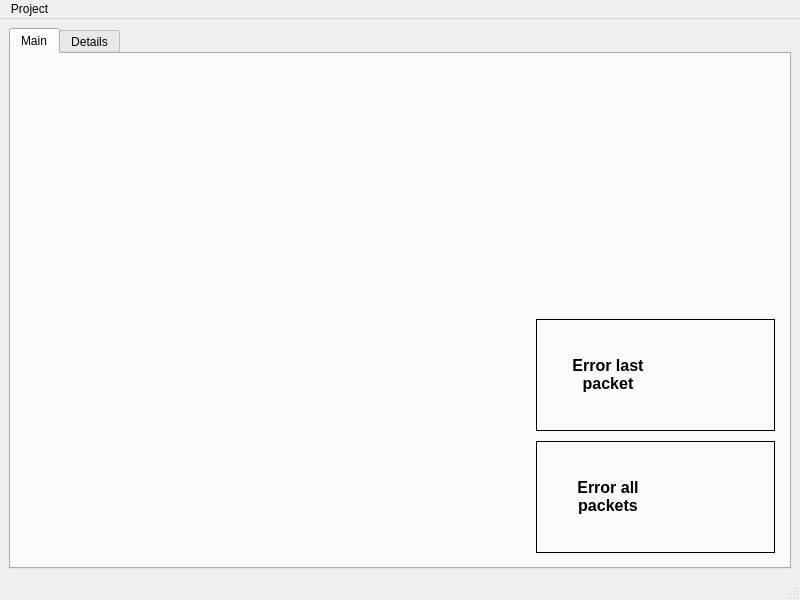
<?xml version="1.0" encoding="UTF-8"?>
<ui version="4.0">
 <class>MainWindow</class>
 <widget class="QMainWindow" name="MainWindow">
  <property name="geometry">
   <rect>
    <x>0</x>
    <y>0</y>
    <width>800</width>
    <height>600</height>
   </rect>
  </property>
  <property name="windowTitle">
   <string>Saino</string>
  </property>
  <widget class="QWidget" name="centralwidget">
   <layout class="QGridLayout" name="gridLayout">
    <item row="0" column="0">
     <widget class="QTabWidget" name="tabWidget">
      <property name="tabShape">
       <enum>QTabWidget::Rounded</enum>
      </property>
      <property name="currentIndex">
       <number>0</number>
      </property>
      <property name="elideMode">
       <enum>Qt::ElideNone</enum>
      </property>
      <widget class="QWidget" name="tabMain">
       <attribute name="title">
        <string>Main</string>
       </attribute>
       <layout class="QHBoxLayout" name="horizontalLayout">
        <item>
         <layout class="QVBoxLayout" name="vrtlay1">
          <item>
           <widget class="CustomGauge" name="gauge1" native="true">
            <property name="sizePolicy">
             <sizepolicy hsizetype="Expanding" vsizetype="Expanding">
              <horstretch>0</horstretch>
              <verstretch>0</verstretch>
             </sizepolicy>
            </property>
           </widget>
          </item>
          <item>
           <widget class="CustomGauge" name="gauge2" native="true">
            <property name="sizePolicy">
             <sizepolicy hsizetype="Expanding" vsizetype="Expanding">
              <horstretch>0</horstretch>
              <verstretch>0</verstretch>
             </sizepolicy>
            </property>
           </widget>
          </item>
         </layout>
        </item>
        <item>
         <layout class="QVBoxLayout" name="vrtlay2">
          <item>
           <widget class="CustomGauge" name="gauge3" native="true">
            <property name="sizePolicy">
             <sizepolicy hsizetype="Expanding" vsizetype="Expanding">
              <horstretch>0</horstretch>
              <verstretch>0</verstretch>
             </sizepolicy>
            </property>
           </widget>
          </item>
          <item>
           <widget class="CustomGauge" name="gauge4" native="true">
            <property name="sizePolicy">
             <sizepolicy hsizetype="Expanding" vsizetype="Expanding">
              <horstretch>0</horstretch>
              <verstretch>0</verstretch>
             </sizepolicy>
            </property>
           </widget>
          </item>
         </layout>
        </item>
        <item>
         <layout class="QVBoxLayout" name="vrtlay3">
          <item>
           <widget class="CustomGauge" name="gauge5" native="true">
            <property name="sizePolicy">
             <sizepolicy hsizetype="Expanding" vsizetype="Expanding">
              <horstretch>0</horstretch>
              <verstretch>0</verstretch>
             </sizepolicy>
            </property>
           </widget>
          </item>
          <item>
           <layout class="QVBoxLayout" name="verticalLayout_4">
            <property name="spacing">
             <number>10</number>
            </property>
            <property name="sizeConstraint">
             <enum>QLayout::SetNoConstraint</enum>
            </property>
            <property name="leftMargin">
             <number>5</number>
            </property>
            <property name="topMargin">
             <number>5</number>
            </property>
            <property name="rightMargin">
             <number>5</number>
            </property>
            <property name="bottomMargin">
             <number>5</number>
            </property>
            <item>
             <widget class="QFrame" name="frame_2">
              <property name="sizePolicy">
               <sizepolicy hsizetype="Expanding" vsizetype="Expanding">
                <horstretch>0</horstretch>
                <verstretch>0</verstretch>
               </sizepolicy>
              </property>
              <property name="frameShape">
               <enum>QFrame::Panel</enum>
              </property>
              <property name="frameShadow">
               <enum>QFrame::Plain</enum>
              </property>
              <layout class="QGridLayout" name="gridLayout_3">
               <item row="0" column="0">
                <layout class="QHBoxLayout" name="horizontalLayout_3" stretch="5,1,2">
                 <property name="spacing">
                  <number>0</number>
                 </property>
                 <property name="sizeConstraint">
                  <enum>QLayout::SetNoConstraint</enum>
                 </property>
                 <property name="leftMargin">
                  <number>0</number>
                 </property>
                 <property name="topMargin">
                  <number>0</number>
                 </property>
                 <property name="rightMargin">
                  <number>20</number>
                 </property>
                 <property name="bottomMargin">
                  <number>0</number>
                 </property>
                 <item>
                  <widget class="QLabel" name="lblErrorLast">
                   <property name="sizePolicy">
                    <sizepolicy hsizetype="Expanding" vsizetype="Expanding">
                     <horstretch>0</horstretch>
                     <verstretch>0</verstretch>
                    </sizepolicy>
                   </property>
                   <property name="font">
                    <font>
                     <pointsize>12</pointsize>
                     <bold>true</bold>
                     <stylestrategy>PreferAntialias</stylestrategy>
                    </font>
                   </property>
                   <property name="styleSheet">
                    <string notr="true">background-color: rgba(0, 0, 0, 0);</string>
                   </property>
                   <property name="frameShape">
                    <enum>QFrame::NoFrame</enum>
                   </property>
                   <property name="frameShadow">
                    <enum>QFrame::Plain</enum>
                   </property>
                   <property name="lineWidth">
                    <number>0</number>
                   </property>
                   <property name="text">
                    <string>&lt;html&gt;&lt;head/&gt;&lt;body&gt;&lt;p align=&quot;center&quot;&gt;Error last packet&lt;/p&gt;&lt;/body&gt;&lt;/html&gt;</string>
                   </property>
                   <property name="alignment">
                    <set>Qt::AlignRight|Qt::AlignTrailing|Qt::AlignVCenter</set>
                   </property>
                   <property name="wordWrap">
                    <bool>true</bool>
                   </property>
                  </widget>
                 </item>
                 <item>
                  <spacer name="horizontalSpacer">
                   <property name="orientation">
                    <enum>Qt::Horizontal</enum>
                   </property>
                   <property name="sizeHint" stdset="0">
                    <size>
                     <width>20</width>
                     <height>20</height>
                    </size>
                   </property>
                  </spacer>
                 </item>
                 <item>
                  <layout class="QVBoxLayout" name="verticalLayout" stretch="1,2,1">
                   <item>
                    <spacer name="verticalSpacer_2">
                     <property name="orientation">
                      <enum>Qt::Vertical</enum>
                     </property>
                     <property name="sizeHint" stdset="0">
                      <size>
                       <width>20</width>
                       <height>40</height>
                      </size>
                     </property>
                    </spacer>
                   </item>
                   <item>
                    <widget class="LED" name="ledLast" native="true">
                     <property name="sizePolicy">
                      <sizepolicy hsizetype="Expanding" vsizetype="Expanding">
                       <horstretch>0</horstretch>
                       <verstretch>0</verstretch>
                      </sizepolicy>
                     </property>
                     <property name="maximumSize">
                      <size>
                       <width>16777215</width>
                       <height>16777215</height>
                      </size>
                     </property>
                    </widget>
                   </item>
                   <item>
                    <spacer name="verticalSpacer">
                     <property name="orientation">
                      <enum>Qt::Vertical</enum>
                     </property>
                     <property name="sizeHint" stdset="0">
                      <size>
                       <width>20</width>
                       <height>40</height>
                      </size>
                     </property>
                    </spacer>
                   </item>
                  </layout>
                 </item>
                </layout>
               </item>
              </layout>
             </widget>
            </item>
            <item>
             <widget class="QFrame" name="frame">
              <property name="sizePolicy">
               <sizepolicy hsizetype="Expanding" vsizetype="Expanding">
                <horstretch>0</horstretch>
                <verstretch>0</verstretch>
               </sizepolicy>
              </property>
              <property name="frameShape">
               <enum>QFrame::Panel</enum>
              </property>
              <property name="frameShadow">
               <enum>QFrame::Plain</enum>
              </property>
              <layout class="QGridLayout" name="gridLayout_2">
               <item row="0" column="0">
                <layout class="QHBoxLayout" name="horizontalLayout_2" stretch="5,1,2">
                 <property name="spacing">
                  <number>0</number>
                 </property>
                 <property name="sizeConstraint">
                  <enum>QLayout::SetNoConstraint</enum>
                 </property>
                 <property name="leftMargin">
                  <number>0</number>
                 </property>
                 <property name="topMargin">
                  <number>0</number>
                 </property>
                 <property name="rightMargin">
                  <number>20</number>
                 </property>
                 <property name="bottomMargin">
                  <number>0</number>
                 </property>
                 <item>
                  <widget class="QLabel" name="lblErrorAll">
                   <property name="sizePolicy">
                    <sizepolicy hsizetype="Expanding" vsizetype="Expanding">
                     <horstretch>0</horstretch>
                     <verstretch>0</verstretch>
                    </sizepolicy>
                   </property>
                   <property name="font">
                    <font>
                     <pointsize>12</pointsize>
                     <bold>true</bold>
                     <stylestrategy>PreferAntialias</stylestrategy>
                    </font>
                   </property>
                   <property name="styleSheet">
                    <string notr="true">background-color: rgba(255, 255, 255, 0);</string>
                   </property>
                   <property name="frameShape">
                    <enum>QFrame::NoFrame</enum>
                   </property>
                   <property name="frameShadow">
                    <enum>QFrame::Plain</enum>
                   </property>
                   <property name="lineWidth">
                    <number>0</number>
                   </property>
                   <property name="text">
                    <string>&lt;html&gt;&lt;head/&gt;&lt;body&gt;&lt;p align=&quot;center&quot;&gt;Error all packets&lt;/p&gt;&lt;/body&gt;&lt;/html&gt;</string>
                   </property>
                   <property name="alignment">
                    <set>Qt::AlignRight|Qt::AlignTrailing|Qt::AlignVCenter</set>
                   </property>
                   <property name="wordWrap">
                    <bool>true</bool>
                   </property>
                  </widget>
                 </item>
                 <item>
                  <spacer name="horizontalSpacer_2">
                   <property name="orientation">
                    <enum>Qt::Horizontal</enum>
                   </property>
                   <property name="sizeHint" stdset="0">
                    <size>
                     <width>20</width>
                     <height>20</height>
                    </size>
                   </property>
                  </spacer>
                 </item>
                 <item>
                  <layout class="QVBoxLayout" name="verticalLayout_3" stretch="1,2,1">
                   <item>
                    <spacer name="verticalSpacer_3">
                     <property name="orientation">
                      <enum>Qt::Vertical</enum>
                     </property>
                     <property name="sizeHint" stdset="0">
                      <size>
                       <width>20</width>
                       <height>40</height>
                      </size>
                     </property>
                    </spacer>
                   </item>
                   <item>
                    <widget class="LED" name="ledAll" native="true">
                     <property name="sizePolicy">
                      <sizepolicy hsizetype="Expanding" vsizetype="Expanding">
                       <horstretch>0</horstretch>
                       <verstretch>0</verstretch>
                      </sizepolicy>
                     </property>
                     <property name="maximumSize">
                      <size>
                       <width>16777215</width>
                       <height>16777215</height>
                      </size>
                     </property>
                    </widget>
                   </item>
                   <item>
                    <spacer name="verticalSpacer_4">
                     <property name="orientation">
                      <enum>Qt::Vertical</enum>
                     </property>
                     <property name="sizeHint" stdset="0">
                      <size>
                       <width>20</width>
                       <height>40</height>
                      </size>
                     </property>
                    </spacer>
                   </item>
                  </layout>
                 </item>
                </layout>
               </item>
              </layout>
             </widget>
            </item>
           </layout>
          </item>
         </layout>
        </item>
       </layout>
      </widget>
      <widget class="QWidget" name="tabDetails">
       <attribute name="title">
        <string>Details</string>
       </attribute>
       <layout class="QVBoxLayout" name="verticalLayout_2">
        <item>
         <layout class="QHBoxLayout" name="horizontalLayout_4">
          <item>
           <widget class="QTableWidget" name="tblError">
            <property name="frameShadow">
             <enum>QFrame::Plain</enum>
            </property>
            <property name="lineWidth">
             <number>0</number>
            </property>
            <property name="editTriggers">
             <set>QAbstractItemView::NoEditTriggers</set>
            </property>
            <property name="alternatingRowColors">
             <bool>true</bool>
            </property>
            <property name="columnCount">
             <number>2</number>
            </property>
            <attribute name="horizontalHeaderVisible">
             <bool>false</bool>
            </attribute>
            <attribute name="horizontalHeaderCascadingSectionResizes">
             <bool>true</bool>
            </attribute>
            <attribute name="horizontalHeaderHighlightSections">
             <bool>false</bool>
            </attribute>
            <attribute name="verticalHeaderVisible">
             <bool>false</bool>
            </attribute>
            <attribute name="verticalHeaderHighlightSections">
             <bool>false</bool>
            </attribute>
            <column/>
            <column/>
           </widget>
          </item>
          <item>
           <widget class="QTableWidget" name="tblValue">
            <property name="frameShadow">
             <enum>QFrame::Plain</enum>
            </property>
            <property name="lineWidth">
             <number>0</number>
            </property>
            <property name="editTriggers">
             <set>QAbstractItemView::NoEditTriggers</set>
            </property>
            <property name="alternatingRowColors">
             <bool>true</bool>
            </property>
            <property name="columnCount">
             <number>2</number>
            </property>
            <attribute name="horizontalHeaderVisible">
             <bool>false</bool>
            </attribute>
            <attribute name="horizontalHeaderCascadingSectionResizes">
             <bool>true</bool>
            </attribute>
            <attribute name="horizontalHeaderHighlightSections">
             <bool>false</bool>
            </attribute>
            <attribute name="verticalHeaderVisible">
             <bool>false</bool>
            </attribute>
            <attribute name="verticalHeaderHighlightSections">
             <bool>false</bool>
            </attribute>
            <column/>
            <column/>
           </widget>
          </item>
         </layout>
        </item>
       </layout>
      </widget>
     </widget>
    </item>
   </layout>
  </widget>
  <widget class="QMenuBar" name="menubar">
   <property name="geometry">
    <rect>
     <x>0</x>
     <y>0</y>
     <width>800</width>
     <height>21</height>
    </rect>
   </property>
   <widget class="QMenu" name="menuProject">
    <property name="title">
     <string>Project</string>
    </property>
    <addaction name="actionOpen_Config"/>
    <addaction name="separator"/>
    <addaction name="actionStart"/>
    <addaction name="actionStop"/>
    <addaction name="separator"/>
    <addaction name="actionSave_into_Excel"/>
   </widget>
   <addaction name="menuProject"/>
  </widget>
  <widget class="QStatusBar" name="statusbar"/>
  <action name="actionOpen_Config">
   <property name="text">
    <string>Open Config</string>
   </property>
   <property name="shortcut">
    <string>F2</string>
   </property>
  </action>
  <action name="actionStart">
   <property name="text">
    <string>Start</string>
   </property>
   <property name="shortcut">
    <string>F4</string>
   </property>
  </action>
  <action name="actionStop">
   <property name="text">
    <string>Stop</string>
   </property>
   <property name="shortcut">
    <string>F5</string>
   </property>
  </action>
  <action name="actionSave_into_Excel">
   <property name="text">
    <string>Save into Excel</string>
   </property>
   <property name="shortcut">
    <string>F12</string>
   </property>
  </action>
 </widget>
 <customwidgets>
  <customwidget>
   <class>LED</class>
   <extends>QWidget</extends>
   <header>gui/led.h</header>
   <container>1</container>
  </customwidget>
  <customwidget>
   <class>CustomGauge</class>
   <extends>QWidget</extends>
   <header>gui/customgauge.h</header>
   <container>1</container>
  </customwidget>
 </customwidgets>
 <resources/>
 <connections/>
</ui>
